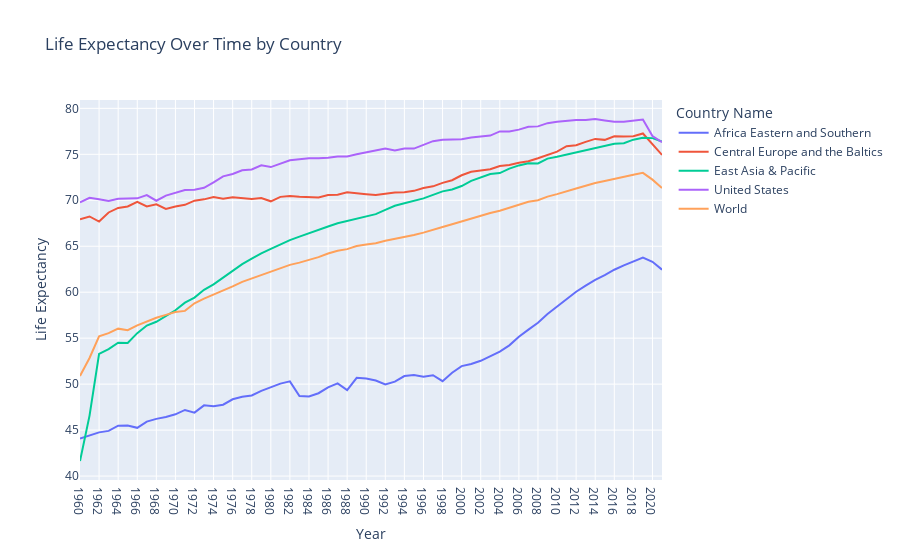

Notebook cell for this chart:
### Markdown cell above
問題一:世界各區域的預期壽命變化，理論上，在經歷戰爭後，各大洲的預期壽命會保持上升，同時我希望比較各大洲是誰的預期壽命小於世界的水平，圖中還額外顯示了2019年，全世界的預期壽命都下挫，我認為是和新冠疫情有關。

### Code cell
import pandas as pd
import plotly.express as px

# 读取数据
df = pd.read_csv('LF.csv', encoding='utf-8')

# 使用Plotly Express绘制折线图
fig = px.line(df.melt(id_vars='Country Name', var_name='Year', value_name='Life Expectancy'), 
              x='Year', y='Life Expectancy', color='Country Name',
              title='Life Expectancy Over Time by Country')

# 显示图表
fig.show()

### Figure 1 — Plotly figure (JSON) as saved in the notebook; plotly's stock layout.template omitted (floating-point values rounded to 4 significant figures)
{"data": [{"hovertemplate": "Country Name=Africa Eastern and Southern<br>Year=%{x}<br>Life Expectancy=%{y}<extra></extra>", "legendgroup": "Africa Eastern and Southern", "line": {"color": "#636efa", "dash": "solid"}, "marker": {"symbol": "circle"}, "mode": "lines", "name": "Africa Eastern and Southern", "orientation": "v", "showlegend": true, "type": "scatter", "x": ["1960", "1961", "1962", "1963", "1964", "1965", "1966", "1967", "1968", "1969", "1970", "1971", "1972", "1973", "1974", "1975", "1976", "1977", "1978", "1979", "1980", "1981", "1982", "1983", "1984", "1985", "1986", "1987", "1988", "1989", "1990", "1991", "1992", "1993", "1994", "1995", "1996", "1997", "1998", "1999", "2000", "2001", "2002", "2003", "2004", "2005", "2006", "2007", "2008", "2009", "2010", "2011", "2012", "2013", "2014", "2015", "2016", "2017", "2018", "2019", "2020", "2021"], "xaxis": "x", "y": [44.09, 44.39, 44.75, 44.91, 45.48, 45.5, 45.25, 45.92, 46.22, 46.43, 46.72, 47.19, 46.9, 47.69, 47.6, 47.76, 48.35, 48.64, 48.76, 49.26, 49.64, 50.06, 50.3, 48.7, 48.65, 49.01, 49.64, 50.08, 49.36, 50.68, 50.61, 50.39, 49.96, 50.27, 50.88, 51.0, 50.81, 50.97, 50.33, 51.24, 51.96, 52.19, 52.54, 53.02, 53.55, 54.22, 55.15, 55.93, 56.68, 57.62, 58.41, 59.29, 60.05, 60.71, 61.34, 61.86, 62.44, 62.92, 63.37, 63.76, 63.31, 62.45], "yaxis": "y"}, {"hovertemplate": "Country Name=Central Europe and the Baltics<br>Year=%{x}<br>Life Expectancy=%{y}<extra></extra>", "legendgroup": "Central Europe and the Baltics", "line": {"color": "#EF553B", "dash": "solid"}, "marker": {"symbol": "circle"}, "mode": "lines", "name": "Central Europe and the Baltics", "orientation": "v", "showlegend": true, "type": "scatter", "x": ["1960", "1961", "1962", "1963", "1964", "1965", "1966", "1967", "1968", "1969", "1970", "1971", "1972", "1973", "1974", "1975", "1976", "1977", "1978", "1979", "1980", "1981", "1982", "1983", "1984", "1985", "1986", "1987", "1988", "1989", "1990", "1991", "1992", "1993", "1994", "1995", "1996", "1997", "1998", "1999", "2000", "2001", "2002", "2003", "2004", "2005", "2006", "2007", "2008", "2009", "2010", "2011", "2012", "2013", "2014", "2015", "2016", "2017", "2018", "2019", "2020", "2021"], "xaxis": "x", "y": [67.93, 68.24, 67.69, 68.67, 69.17, 69.32, 69.82, 69.32, 69.56, 69.05, 69.33, 69.5, 69.96, 70.1, 70.35, 70.18, 70.32, 70.25, 70.14, 70.25, 69.89, 70.37, 70.46, 70.39, 70.35, 70.31, 70.57, 70.61, 70.86, 70.73, 70.66, 70.58, 70.73, 70.85, 70.87, 71.03, 71.34, 71.52, 71.9, 72.18, 72.72, 73.1, 73.24, 73.38, 73.73, 73.84, 74.09, 74.25, 74.58, 74.93, 75.29, 75.89, 75.99, 76.36, 76.68, 76.57, 76.97, 76.95, 76.98, 77.27, 76.09, 74.93], "yaxis": "y"}, {"hovertemplate": "Country Name=East Asia & Pacific<br>Year=%{x}<br>Life Expectancy=%{y}<extra></extra>", "legendgroup": "East Asia & Pacific", "line": {"color": "#00cc96", "dash": "solid"}, "marker": {"symbol": "circle"}, "mode": "lines", "name": "East Asia & Pacific", "orientation": "v", "showlegend": true, "type": "scatter", "x": ["1960", "1961", "1962", "1963", "1964", "1965", "1966", "1967", "1968", "1969", "1970", "1971", "1972", "1973", "1974", "1975", "1976", "1977", "1978", "1979", "1980", "1981", "1982", "1983", "1984", "1985", "1986", "1987", "1988", "1989", "1990", "1991", "1992", "1993", "1994", "1995", "1996", "1997", "1998", "1999", "2000", "2001", "2002", "2003", "2004", "2005", "2006", "2007", "2008", "2009", "2010", "2011", "2012", "2013", "2014", "2015", "2016", "2017", "2018", "2019", "2020", "2021"], "xaxis": "x", "y": [41.64, 46.58, 53.29, 53.82, 54.51, 54.47, 55.54, 56.37, 56.79, 57.42, 58.04, 58.86, 59.41, 60.26, 60.86, 61.58, 62.35, 63.06, 63.64, 64.23, 64.72, 65.2, 65.67, 66.05, 66.44, 66.8, 67.15, 67.5, 67.74, 68.06, 68.27, 68.49, 68.96, 69.4, 69.67, 69.92, 70.21, 70.58, 70.97, 71.17, 71.55, 72.11, 72.45, 72.86, 72.96, 73.44, 73.79, 74.03, 74.0, 74.53, 74.73, 74.97, 75.23, 75.48, 75.73, 75.95, 76.14, 76.21, 76.59, 76.8, 76.76, 76.39], "yaxis": "y"}, {"hovertemplate": "Country Name=United States<br>Year=%{x}<br>Life Expectancy=%{y}<extra></extra>", "legendgroup": "United States", "line": {"color": "#ab63fa", "dash": "solid"}, "marker": {"symbol": "circle"}, "mode": "lines", "name": "United States", "orientation": "v", "showlegend": true, "type": "scatter", "x": ["1960", "1961", "1962", "1963", "1964", "1965", "1966", "1967", "1968", "1969", "1970", "1971", "1972", "1973", "1974", "1975", "1976", "1977", "1978", "1979", "1980", "1981", "1982", "1983", "1984", "1985", "1986", "1987", "1988", "1989", "1990", "1991", "1992", "1993", "1994", "1995", "1996", "1997", "1998", "1999", "2000", "2001", "2002", "2003", "2004", "2005", "2006", "2007", "2008", "2009", "2010", "2011", "2012", "2013", "2014", "2015", "2016", "2017", "2018", "2019", "2020", "2021"], "xaxis": "x", "y": [69.77, 70.27, 70.12, 69.92, 70.17, 70.21, 70.21, 70.56, 69.95, 70.51, 70.81, 71.11, 71.16, 71.36, 71.96, 72.6, 72.86, 73.26, 73.36, 73.8, 73.61, 74.01, 74.36, 74.46, 74.56, 74.56, 74.61, 74.77, 74.77, 75.02, 75.21, 75.37, 75.62, 75.42, 75.62, 75.62, 76.03, 76.43, 76.58, 76.58, 76.64, 76.84, 76.94, 77.04, 77.49, 77.49, 77.69, 77.99, 78.04, 78.39, 78.54, 78.64, 78.74, 78.74, 78.84, 78.69, 78.54, 78.54, 78.64, 78.79, 76.98, 76.33], "yaxis": "y"}, {"hovertemplate": "Country Name=World<br>Year=%{x}<br>Life Expectancy=%{y}<extra></extra>", "legendgroup": "World", "line": {"color": "#FFA15A", "dash": "solid"}, "marker": {"symbol": "circle"}, "mode": "lines", "name": "World", "orientation": "v", "showlegend": true, "type": "scatter", "x": ["1960", "1961", "1962", "1963", "1964", "1965", "1966", "1967", "1968", "1969", "1970", "1971", "1972", "1973", "1974", "1975", "1976", "1977", "1978", "1979", "1980", "1981", "1982", "1983", "1984", "1985", "1986", "1987", "1988", "1989", "1990", "1991", "1992", "1993", "1994", "1995", "1996", "1997", "1998", "1999", "2000", "2001", "2002", "2003", "2004", "2005", "2006", "2007", "2008", "2009", "2010", "2011", "2012", "2013", "2014", "2015", "2016", "2017", "2018", "2019", "2020", "2021"], "xaxis": "x", "y": [50.89, 52.85, 55.21, 55.54, 56.03, 55.86, 56.39, 56.79, 57.23, 57.54, 57.84, 57.97, 58.79, 59.29, 59.71, 60.17, 60.63, 61.12, 61.48, 61.9, 62.23, 62.61, 62.97, 63.22, 63.52, 63.81, 64.21, 64.51, 64.68, 65.02, 65.19, 65.34, 65.6, 65.78, 66.03, 66.22, 66.48, 66.82, 67.1, 67.39, 67.7, 68.05, 68.33, 68.61, 68.86, 69.2, 69.57, 69.84, 70.01, 70.4, 70.67, 71.01, 71.28, 71.58, 71.88, 72.1, 72.35, 72.54, 72.78, 72.98, 72.24, 71.33], "yaxis": "y"}], "layout": {"legend": {"title": {"text": "Country Name"}, "tracegroupgap": 0}, "title": {"text": "Life Expectancy Over Time by Country"}, "xaxis": {"anchor": "y", "domain": [0, 1], "title": {"text": "Year"}}, "yaxis": {"anchor": "x", "domain": [0, 1], "title": {"text": "Life Expectancy"}}}}
